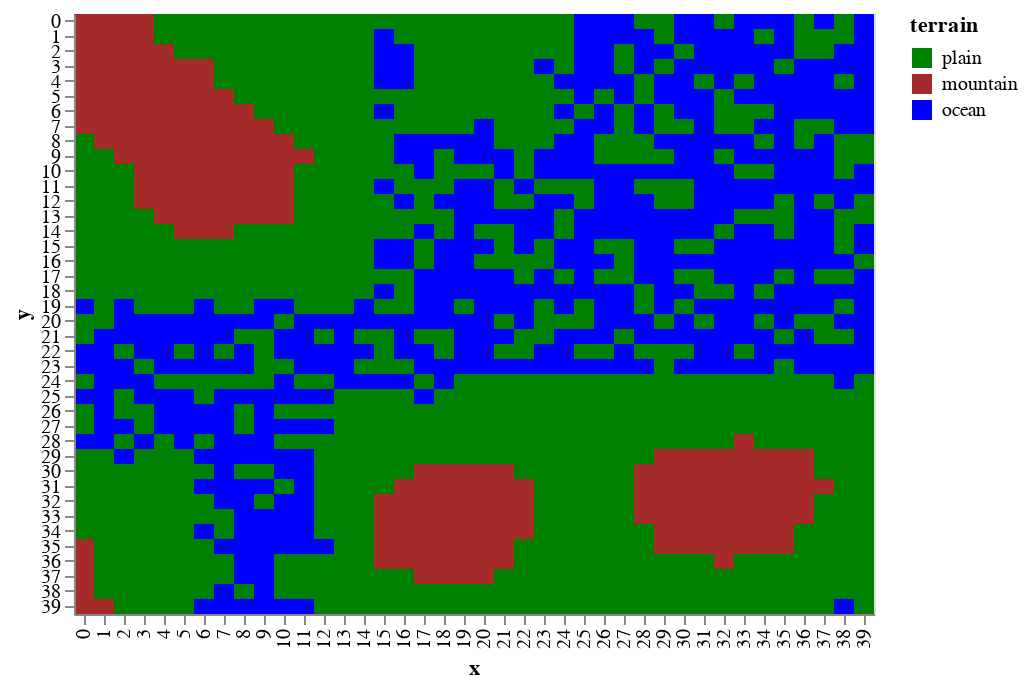

The notebook cell this image was saved under:
### Markdown cell above
If the oceans were to come in at `height == 0` then you can assume that lower terrain is _under water_

### Code cell
draw.drawTerrainTypes(world.grid_elevation,world.landscape)

### Figure 1 — Vega-Lite specification as saved in the notebook (floating-point values rounded to 4 significant figures; data arrays with more than 128 entries replaced by an {"elided": "..."} marker saying what was removed)
{"$schema": "https://vega.github.io/schema/vega-lite/v2.6.0.json", "config": {"view": {"height": 300, "width": 400}}, "data": {"name": "data-49f2ed849bffca159e2c31d8fd0b1d7e"}, "datasets": {"data-49f2ed849bffca159e2c31d8fd0b1d7e": {"elided": "1600 records"}}, "encoding": {"color": {"field": "terrain", "scale": {"domain": ["plain", "mountain", "ocean"], "range": ["green", "brown", "blue"]}, "type": "nominal"}, "x": {"field": "x", "type": "ordinal"}, "y": {"field": "y", "type": "ordinal"}}, "mark": "rect"}
